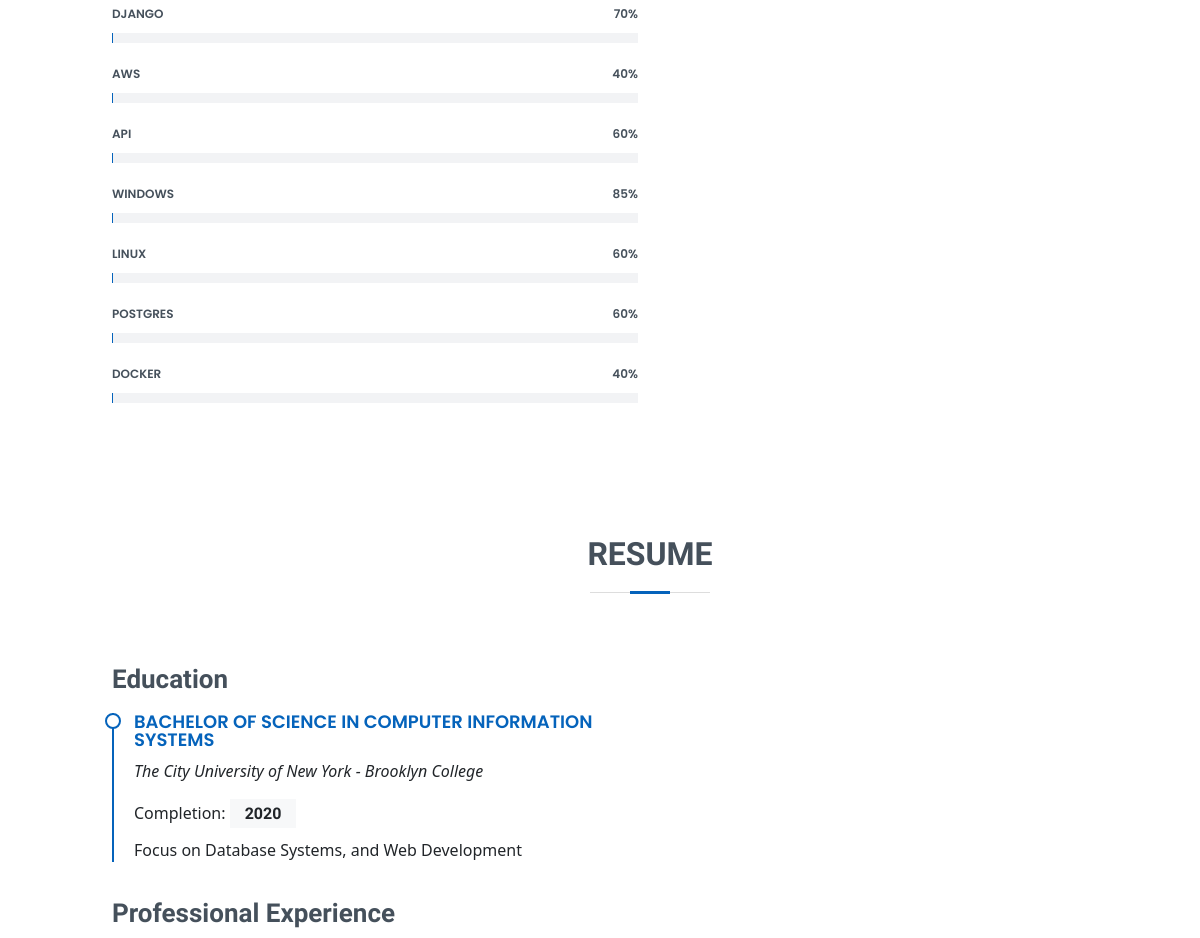
/ (middle part), run on an earlier commit of the app's database.
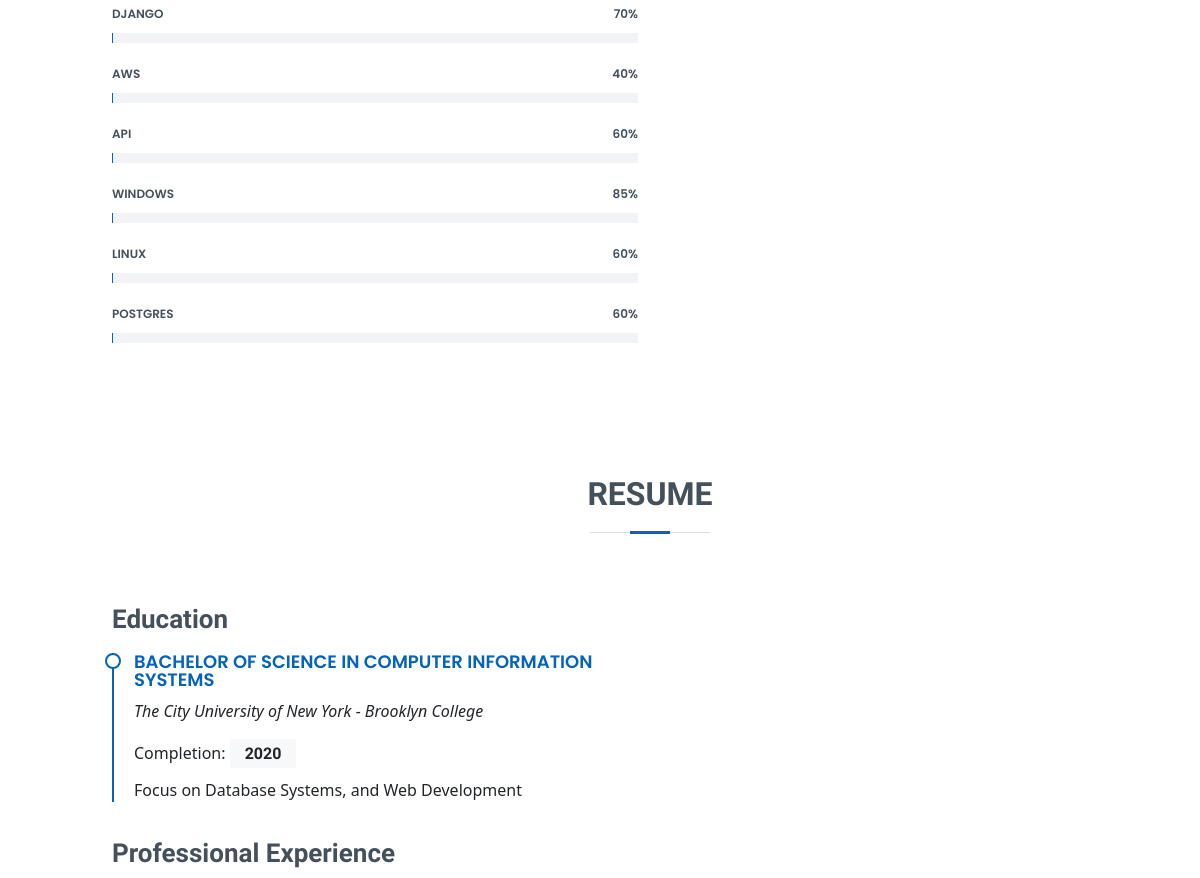
And on a later commit of the database.
### resume/models.py (models this page shows, shortened)
class Skill(models.Model):
    skill_name = models.CharField(max_length = 80)
    percentage = models.IntegerField(null=False, blank=False, default = 0)

class Education(models.Model):
    title = models.CharField(max_length = 80)
    school_name = models.CharField(max_length = 80)
    description = models.CharField(max_length=200, blank=False, null=False)
    end_year = models.IntegerField(null=False, blank=False)

### resume/views.py (the view)
# urls.py: path('',views.index, name='index'),
def index(request):
    about = About.objects.get(id=1)
    skills = Skill.objects.all()
    education = Education.objects.all()
    experience = Experience.objects.all()
    projects = Project.objects.all()
    testimonals = Testimonal.objects.all()
    if request.method == "POST":
        email_form = ContactForm(request.POST)
        if email_form.is_valid():
            cd = email_form.cleaned_data
            email = cd['email']
            subject = "Portfolio message: " + ","+cd['subject']
            message = cd['message']
            try:
                send_mail(subject,message,email,['Andy.henry1223@gmail.com','A.henry250@gmail.com'])
            except BadHeaderError:
                return HttpResponse("Invalid header found.")
            return redirect("success")
    else:
        email_form = ContactForm()
    context = {
        'about': about,
        'skill': skills,
        'education':education,
        'experience': experience,
        'project': projects,
        'testimonal':testimonals,
        'email_form':email_form
    }
    return render(request,'resume/index.html',context)

### resume/templates/resume/index.html (shortened to what this page needs)
{% load static %}
<!DOCTYPE html>
<html lang="en">
<head>
  <link href="{% static 'css/style.css' %}" rel="stylesheet">
  <link href="{% static 'vendor/aos/aos.css' %}" rel="stylesheet">
  <link href="{% static 'vendor/bootstrap/css/bootstrap.min.css' %}" rel="stylesheet">
  <link href="{% static 'vendor/bootstrap-icons/bootstrap-icons.css' %}" rel="stylesheet">
  <link href="{% static 'vendor/boxicons/css/boxicons.min.css' %}" rel="stylesheet">
  <link href="{% static 'vendor/glightbox/css/glightbox.min.css' %}" rel="stylesheet">
  <link href="{% static 'vendor/swiper/swiper-bundle.min.css' %}" rel="stylesheet">
</head>
<body>
  <header id="header" class="d-flex flex-column justify-content-center">
  </header>
  <main id="main">
    <section id="skills" class="skills section-bg">
      <div class="container" data-aos="fade-up">
      {% for skills in skill %}
        <div class="row skills-content">
          <div class="col-lg-6">
              <div class="progress">
                <span class="skill">{{skills.skill_name}} <i class="val">{{skills.percentage}}%</i></span>
                <div class="progress-bar-wrap">
                </div>
              </div>
          </div>
        </div>
      {% endfor %}
      </div>
    </section>
    <section id="resume" class="resume">
      <div class="container" data-aos="fade-up">
        <div class="section-title">
          <h2>Resume</h2>
        </div>
        <div class="row">
          <div class="col-lg-6">
              <h3 class="resume-title">Education</h3>
              {% for school in education %}
              <div class="resume-item">
                <h4>{{school.title}}</h4>
                <p><em>{{school.school_name}}</em></p>
                Completion: <h5>{{school.end_year}}</h5>
                <p>{{school.description}}</p>
              </div>
            {% endfor %}
        </div>
        <div class="row">
          <div class="col-lg-6">
            <h3 class="resume-title">Professional Experience</h3>
          </div>
        </div>
      </div>
    </section>
  </main>
</body>
</html>

What changed in the data, as far as the page shows it:
removed Skill: skill_name "DOCKER", percentage "40"
